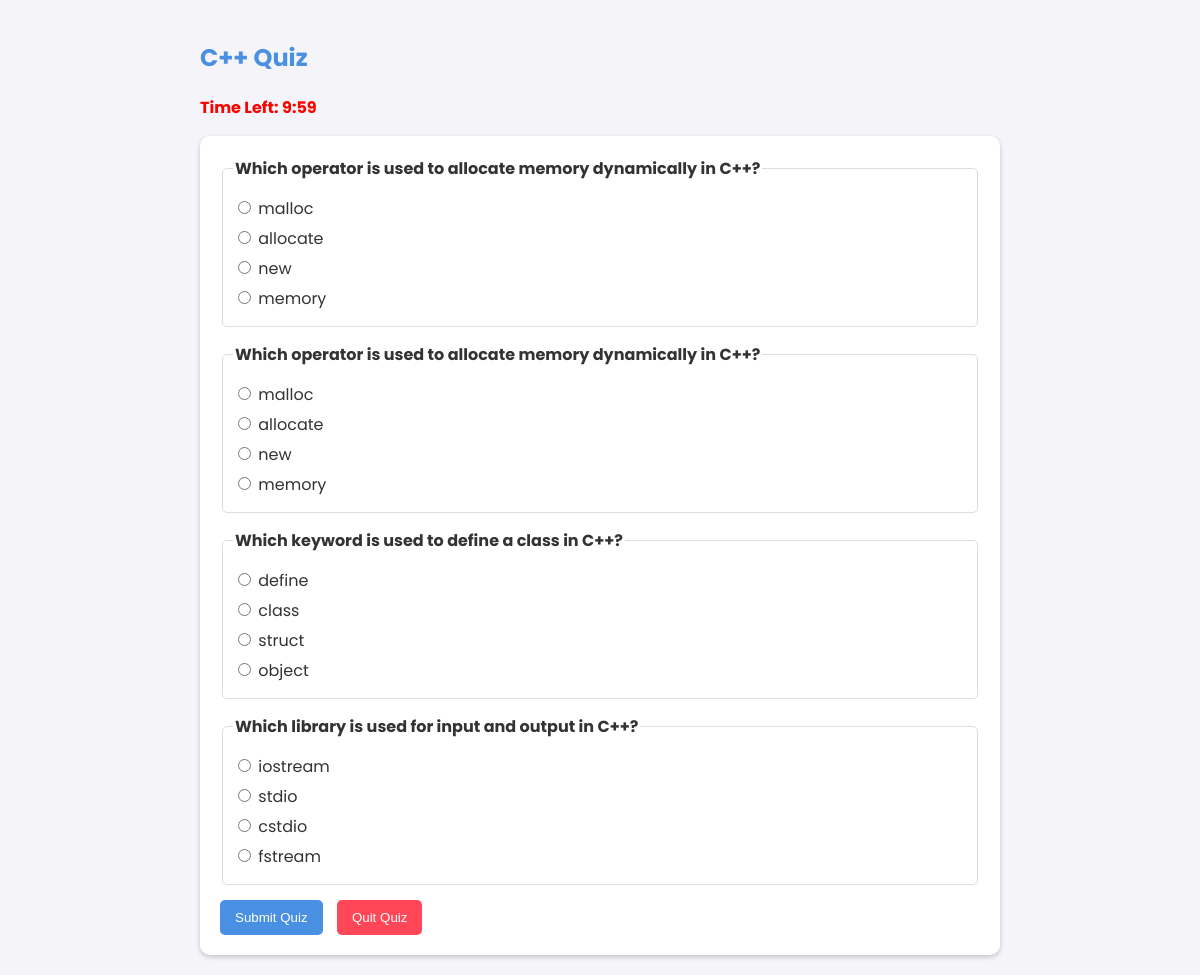
Page /quiz/4/ (signed in) on the committed database.
### education_tutor/models.py (models this page shows, shortened)
class ProgrammingLanguage(models.Model):
    name = models.CharField(max_length=50, unique=True)

class Question(models.Model):
    language = models.ForeignKey(ProgrammingLanguage, on_delete=models.CASCADE)
    text = models.TextField()
    option1 = models.CharField(max_length=200)
    option2 = models.CharField(max_length=200)
    option3 = models.CharField(max_length=200)
    option4 = models.CharField(max_length=200)
    correct_option = models.CharField(max_length=200)

### education_tutor/views.py (the view)
# urls.py: path('quiz/<int:language_id>/', views.start_quiz, name='start_quiz'),
@login_required
def start_quiz(request, language_id):
    language = get_object_or_404(ProgrammingLanguage, id=language_id)
    questions = Question.objects.filter(language=language)
    return render(request, 'education_tutor/quiz.html', {'language': language, 'questions': questions})

### education_tutor/templates/education_tutor/quiz.html (shortened to what this page needs)
{% extends "education_tutor/base.html" %}
{% block content %}
    <h2 style="color: #4A90E2;">{{ language.name }} Quiz</h2>
    <p id="timer" style="font-weight: bold; color: red;">Time Left: 10:00</p>
    <form id="quiz-form" method="POST" action="{% url 'submit_quiz' language.id %}"
          style="background: white; padding: 20px; border-radius: 10px; box-shadow: 0 2px 5px rgba(0, 0, 0, 0.2);">
        {% for question in questions %}
            <fieldset style="margin-bottom: 15px; padding: 10px; border: 1px solid #ddd; border-radius: 5px;">
                <legend style="font-weight: bold;">{{ question.text }}</legend>
                <label style="display: block; margin: 5px 0;">
                    <input type="radio" name="{{ question.id }}" value="{{ question.option1 }}"> {{ question.option1 }}
                </label>
                <label style="display: block; margin: 5px 0;">
                    <input type="radio" name="{{ question.id }}" value="{{ question.option2 }}"> {{ question.option2 }}
                </label>
                <label style="display: block; margin: 5px 0;">
                    <input type="radio" name="{{ question.id }}" value="{{ question.option3 }}"> {{ question.option3 }}
                </label>
                <label style="display: block; margin: 5px 0;">
                    <input type="radio" name="{{ question.id }}" value="{{ question.option4 }}"> {{ question.option4 }}
                </label>
            </fieldset>
        {% endfor %}
        <button type="submit" style="background-color: #4A90E2; color: white; border: none; padding: 10px 15px; border-radius: 5px; cursor: pointer;">
            Submit Quiz
        </button>
        <button type="button" onclick="confirmExit()"
                style="background-color: #ff4757; color: white; border: none; padding: 10px 15px; border-radius: 5px; cursor: pointer; margin-left: 10px;">
            Quit Quiz
        </button>
    </form>
{% endblock %}

### education_tutor/templates/education_tutor/base.html (style rules this page uses)
body { font-family: 'Poppins', sans-serif; margin: 0; padding: 0; background-color: #f4f4f9; color: #333; }
h2 { color: #6200ea; }

### rows in the picture
ProgrammingLanguage: name "C++"
Question: text "Which operator is used to allocate memory dynamically in C++?", option1 "malloc", option2 "allocate", option3 "new", option4 "memory"
Question: text "Which operator is used to allocate memory dynamically in C++?", option1 "malloc", option2 "allocate", option3 "new", option4 "memory"
Question: text "Which keyword is used to define a class in C++?", option1 "define", option2 "class", option3 "struct", option4 "object"
Question: text "Which library is used for input and output in C++?", option1 "iostream", option2 "stdio", option3 "cstdio", option4 "fstream"
